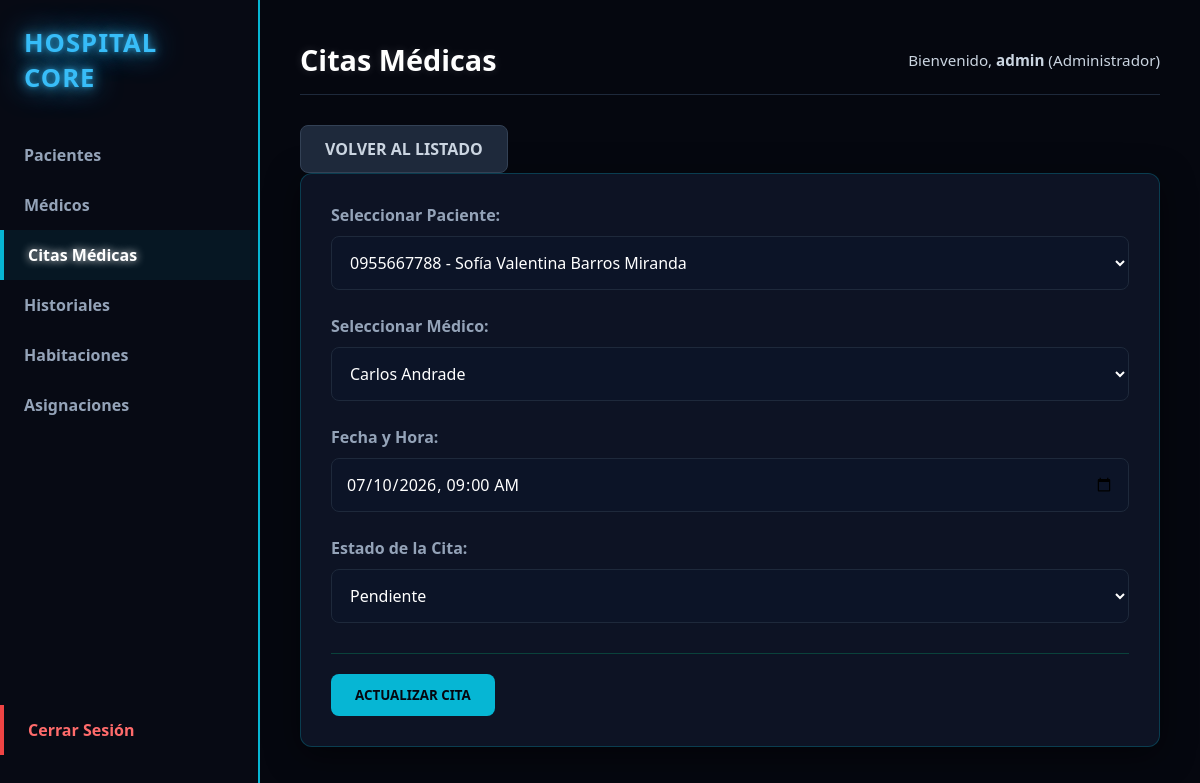
Screenshot of /index.php?url=citas/editar&id=10 (signed in) with the database file from the repository.
### tables this page shows
CREATE TABLE citas_medicas (
    id INT AUTO_INCREMENT PRIMARY KEY,
    id_paciente INT,
    id_medico INT,
    fecha_hora DATETIME NOT NULL,
    motivo TEXT,
    estado ENUM('Pendiente', 'Completada', 'Cancelada') DEFAULT 'Pendiente',
    FOREIGN KEY (id_paciente) REFERENCES pacientes(id),
    FOREIGN KEY (id_medico) REFERENCES medicos(id)
);

CREATE TABLE pacientes (
    id INT AUTO_INCREMENT PRIMARY KEY,
    cedula VARCHAR(10) NOT NULL UNIQUE,
    nombre VARCHAR(100) NOT NULL,
    apellido VARCHAR(100) NOT NULL,
    fecha_nacimiento DATE NOT NULL,
    telefono VARCHAR(15),
    email VARCHAR(100)
);

CREATE TABLE medicos (
    id INT AUTO_INCREMENT PRIMARY KEY,
    nombre VARCHAR(100) NOT NULL,
    apellido VARCHAR(100) NOT NULL,
    licencia_medica VARCHAR(50) NOT NULL UNIQUE,
    id_especialidad INT,
    FOREIGN KEY (id_especialidad) REFERENCES especialidades(id)
);

### app/Controllers/CitaController.php (called while the page is built, shortened)
<?php
class CitaController {
    private $db;
    public function __construct() {
        $database = new Database();
        $this->db = $database->getConnection();
    }
    public function editar() {
        $id = isset($_GET['id']) ? intval($_GET['id']) : 0;
        try {
            $stmt = $this->db->prepare("SELECT * FROM citas_medicas WHERE id = :id");
            $stmt->execute([':id' => $id]);
            $cita = $stmt->fetch(PDO::FETCH_ASSOC);
            $stmtPacientes = $this->db->prepare("SELECT id, cedula, nombre, apellido FROM pacientes ORDER BY apellido ASC");
            $stmtPacientes->execute();
            $pacientes = $stmtPacientes->fetchAll(PDO::FETCH_ASSOC);
            $stmtMedicos = $this->db->prepare("SELECT id, nombre, apellido, licencia_medica FROM medicos ORDER BY apellido ASC");
            $stmtMedicos->execute();
            $medicos = $stmtMedicos->fetchAll(PDO::FETCH_ASSOC);
        } catch (PDOException $e) {
            $error = "Error de conexión con las tablas relacionales.";
        }
        require_once __DIR__ . '/../Views/shared/layout.php';
    }
}

### app/config/Database.php (called while the page is built)
<?php
class Database {
    private static $host;
    private static $port;
    private static $db_name;
    private static $username;
    private static $password;
    private static $conn = null;
    public static function getConnection() {
        if (self::$conn === null) {
            $dbUrl = getenv('DATABASE_URL');
            if ($dbUrl) {
                $urlParts = parse_url($dbUrl);
                self::$host = $urlParts['host'] ?? '127.0.0.1';
                self::$port = $urlParts['port'] ?? '3306';
                self::$username = $urlParts['user'] ?? 'root';
                self::$password = $urlParts['pass'] ?? '';
                self::$db_name = isset($urlParts['path']) ? ltrim($urlParts['path'], '/') : 'sistema_hospitalario';
            } else {
                self::$host = getenv('DB_HOST') ?: '127.0.0.1';
                self::$port = getenv('DB_PORT') ?: '3306';
                self::$db_name = getenv('DB_NAME') ?: 'sistema_hospitalario';
                self::$username = getenv('DB_USERNAME') ?: 'root';
                self::$password = getenv('DB_PASSWORD') ?: '';
            }
            try {
                self::$conn = new PDO(
                    "mysql:host=" . self::$host . ";port=" . self::$port . ";dbname=" . self::$db_name . ";charset=utf8",
                    self::$username,
                    self::$password
                );
                self::$conn->setAttribute(PDO::ATTR_ERRMODE, PDO::ERRMODE_EXCEPTION);
            } catch (PDOException $exception) {
                die("Error de conexión en la base de datos: " . $exception->getMessage());
            }
        }
        return self::$conn;
    }
}

### app/Views/citas/editar.php (the view, shortened to what this page needs)
<?php
$cita = $cita ?? ['id' => '', 'id_paciente' => '', 'id_medico' => '', 'fecha_hora' => '', 'estado' => ''];
$pacientes = $pacientes ?? [];
$medicos = $medicos ?? [];
?>
<div class="page-header">
    <a href="index.php?url=citas" class="btn btn-secondary">Volver al listado</a>
</div>
<div class="form-container">
    <form action="index.php?url=citas/editar&id=<?= $cita['id']; ?>" method="POST" id="formCitaEditar">
        <div class="form-group">
            <label for="id_paciente">Seleccionar Paciente:</label>
            <select id="id_paciente" name="id_paciente" required>
                <?php foreach ($pacientes as $paciente): ?>
                    <option value="<?= $paciente['id']; ?>" <?= $paciente['id'] == $cita['id_paciente'] ? 'selected' : ''; ?>>
                        <?= htmlspecialchars($paciente['cedula'] . ' - ' . $paciente['nombre'] . ' ' . $paciente['apellido']); ?>
                    </option>
                <?php endforeach; ?>
            </select>
        </div>
        <div class="form-group">
            <label for="id_medico">Seleccionar Médico:</label>
            <select id="id_medico" name="id_medico" required>
                <?php foreach ($medicos as $medico): ?>
                    <option value="<?= $medico['id']; ?>" <?= $medico['id'] == $cita['id_medico'] ? 'selected' : ''; ?>>
                        <?= htmlspecialchars($medico['nombre'] . ' ' . $medico['apellido']); ?>
                    </option>
                <?php endforeach; ?>
            </select>
        </div>
        <div class="form-group">
            <label for="fecha_hora">Fecha y Hora:</label>
            <input type="datetime-local" id="fecha_hora" name="fecha_hora" value="<?= str_replace(' ', 'T', $cita['fecha_hora']); ?>" required>
        </div>
        <div class="form-group">
            <label for="estado">Estado de la Cita:</label>
            <select id="estado" name="estado" required>
                <option value="Pendiente" <?= $cita['estado'] === 'Pendiente' ? 'selected' : ''; ?>>Pendiente</option>
            </select>
        </div>
        <div class="form-actions">
            <button type="submit" class="btn btn-primary">Actualizar Cita</button>
        </div>
    </form>
</div>

### public/css/style.css (style rules this page uses)
* { margin: 0; padding: 0; box-sizing: border-box; font-family: 'Segoe UI', -apple-system, BlinkMacSystemFont, Roboto, sans-serif; }
body { background-color: #05070f !important; color: #e2e8f0; min-height: 100vh; }
.table-container, .form-container { background: rgba(15, 23, 42, 0.8); border: 1px solid rgba(6, 182, 212, 0.25); border-radius: 12px; padding: 30px; box-shadow: 0 8px 32px rgba(0, 0, 0, 0.5); transition: all 0.3s ease; }
.form-group { margin-bottom: 25px; }
.form-group label { display: block; margin-bottom: 10px; color: #94a3b8; font-weight: 600; }
input[type="text"], input[type="password"], input[type="date"], input[type="datetime-local"], input[type="email"], select { width: 100%; padding: 14px; background-color: rgba(13, 21, 39, 0.9); border: 1px solid #1e293b; border-radius: 8px; color: #ffffff; font-size: 1rem; box-sizing: border-box; transition: all 0.3s ease; }
.btn, .btn-submit { display: inline-block; padding: 12px 24px; border-radius: 8px; font-weight: 700; text-transform: uppercase; text-decoration: none; cursor: pointer; border: none; transition: all 0.3s ease; }
.btn-primary, .btn-submit { background-color: #06b6d4; color: #05070f; }
.btn-secondary { background-color: #1e293b; color: #cbd5e1; border: 1px solid #334155; }
.form-actions { display: flex; gap: 15px; justify-content: flex-start; flex-wrap: wrap; margin-top: 30px; padding-top: 20px; border-top: 1px solid rgba(0, 255, 150, 0.2); }

### rows the page displays
citas_medicas: id_paciente "0955667788 - Sofía Valentina Barros Miranda", id_medico "Carlos Andrade", fecha_hora "07/10/2026 09:00", estado "Pendiente"

### other values shown
$pageTitle "Citas Médicas"
$_SESSION['usuario'] "admin"
$_SESSION['rol'] "Administrador"
